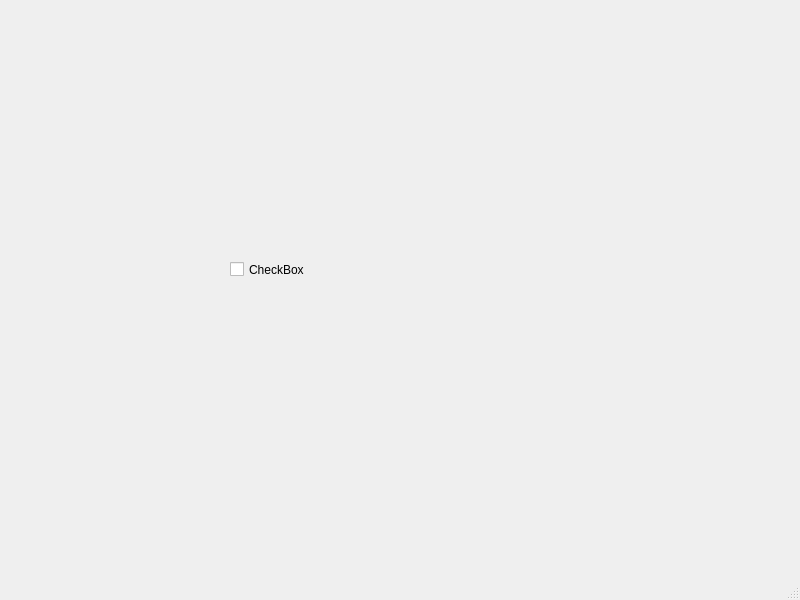
<?xml version="1.0" encoding="UTF-8"?>
<ui version="4.0">
 <class>MainWindow</class>
 <widget class="QMainWindow" name="MainWindow">
  <property name="geometry">
   <rect>
    <x>0</x>
    <y>0</y>
    <width>800</width>
    <height>600</height>
   </rect>
  </property>
  <property name="windowTitle">
   <string>MainWindow</string>
  </property>
  <widget class="QWidget" name="centralwidget">
   <widget class="QCheckBox" name="checkBox">
    <property name="geometry">
     <rect>
      <x>230</x>
      <y>260</y>
      <width>91</width>
      <height>19</height>
     </rect>
    </property>
    <property name="text">
     <string>CheckBox</string>
    </property>
   </widget>
  </widget>
  <widget class="QMenuBar" name="menubar">
   <property name="geometry">
    <rect>
     <x>0</x>
     <y>0</y>
     <width>800</width>
     <height>26</height>
    </rect>
   </property>
  </widget>
  <widget class="QStatusBar" name="statusbar"/>
 </widget>
 <resources/>
 <connections/>
</ui>
